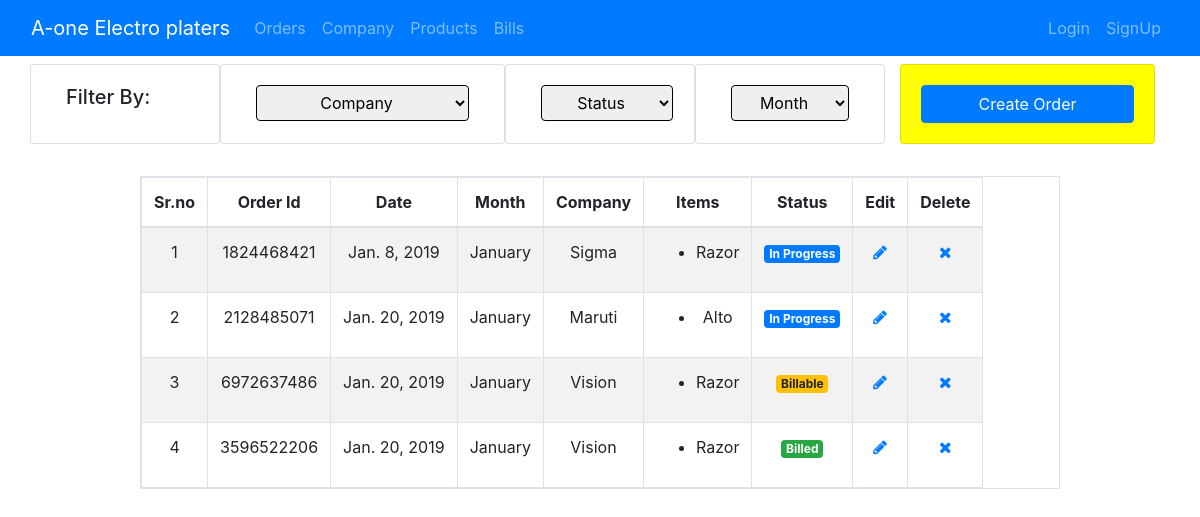
Screenshot of /orders/ with the database file from the repository.
### orders/models.py (models this page shows, shortened)
class Orders(models.Model):
    In_Progress = "In Progress"
    Billable = "Billable"
    Billed = "Billed"
    STATUS_CHOICES = (
        (In_Progress, 'In Progress'),
        (Billable, 'Billable'),
        (Billed, 'Billed')
    )
    orderId = models.CharField(max_length=256, unique=True, blank=True,
                               verbose_name="Order ID")
    orderDate = models.DateField(default=datetime.date.today(), verbose_name="Date")
    orderMonth = models.DateField(default=datetime.date.today(), verbose_name="Month")
    compName = models.ForeignKey(Company, on_delete=models.CASCADE, null=True, verbose_name="Company Name")
    itemName = models.ForeignKey(Products, on_delete=models.CASCADE, null=True, verbose_name="Items")
    itemQuantity = models.PositiveIntegerField(verbose_name="Quantity", default=1)
    orderStatus = models.CharField(max_length=50, choices=STATUS_CHOICES,
                                   default="In Progress", verbose_name="Status")

### company/models.py (models this page shows)
class Company(models.Model):
    compID = models.AutoField(primary_key=True, editable=False, unique=True)
    compName = models.CharField(max_length=256, verbose_name="Company Name")
    CompAddress = models.TextField(verbose_name="Address")
    compContact = models.CharField(max_length=20, verbose_name="Contact")
    compEmail = models.EmailField(blank=True, verbose_name="Email Id")
    compLocation = models.CharField(max_length=150, blank=True, verbose_name="Location")
    def __str__(self):
        return self.compName

### products/models.py (models this page shows)
class Products(models.Model):
    KG = "Kg"
    Pcs = "Pcs"
    Bags = "Bags"
    Box = "Box"
    PER_CHOICES = (
        (KG, 'Kg'),
        (Pcs, 'Pcs'),
        (Bags, 'Bags'),
        (Box, 'Box')
    )
    prodID = models.AutoField(primary_key=True, editable=False, unique=True)
    prodName = models.CharField(max_length=256, verbose_name="Product Name")
    compName = models.ForeignKey(Company, on_delete=models.CASCADE, verbose_name="Company Name")
    prodCode = models.CharField(max_length=150, verbose_name="Product Code")
    rate = models.FloatField(verbose_name="Rate")
    per = models.CharField(max_length=15, choices=PER_CHOICES, verbose_name="Per")
    prodPhoto = models.ImageField(upload_to='prodImage', blank=True)
    def __str__(self):
        return self.prodName

### orders/views.py (the view)
# urls.py: path('', views.ListOrders.as_view(), name="listOrders"),
class ListOrders(generic.ListView):
    model = Orders
    context_object_name = "ordersList"
    def get_context_data(self, **kwargs):
        context = super().get_context_data(**kwargs)
        comp_id = Orders.objects.values_list('compName', flat=True).distinct()
        comp_name_id = []
        for ore in comp_id:
            name_list = Company.objects.get(pk=ore)
            comp_name_id.append(name_list)
        context['comp_name_list'] = set(comp_name_id)
        return context

### orders/templates/orders/orders_list.html (shortened to what this page needs)
{% extends "base.html" %}
{% block content %}
<div class="row">
	<div class="col-md-2 card">
			<h5 class="card-body">Filter By:</h5>
		</div>
		<div class="col-md-3 card">
			<div class="card-body">
				<select id="compFilter" class = "btn btn-Light btn-block" data-tableId="mytab">
				<option value="All">Company</option>
				</select>
			</div>
		</div>
		<div class="col-md-2 card">
			<div class="dropdown card-body">
				<select id="statFilter" class="btn btn-Light btn-Light" data-tableId="mytab">
					<option value="All">Status</option>
				</select>
			</div>
		</div>
		<div class="col-md-2 card">
			<div class="card-body">
			<select id="monFilter" class="btn btn-Light btn-block" data-tableId="mytab">
				<option value="All">Month</option>
			</select>
			</div>
		</div>
		<div class="col-md-3">
			<div class="card" style="background-color: yellow;">
				<div class="card-body">
					<a href="{% url 'orders:createOrders' %}" class="btn btn-primary btn-block" role="button">Create Order</a>
				</div>
			</div>
		</div>
	</div>
	<div class="row" style="margin-top: 2em">
		<div class="col-md-1">
		</div>
		<div class="col-md-10">
			<table class="table table-striped table-bordered table-responsive " style="text-align: center">
				<thead>
                    <th>Sr.no</th>
					<th>Order Id</th>
					<th>Date</th>
					<th>Month</th>
					<th>Company</th>
					<th>Items</th>
					<th>Status</th>
					<th>Edit</th>
					<th>Delete</th>
                </thead>
				<tbody>
                    {% for order in ordersList %}
					<tr>
					<td>{{ forloop.counter }}</td>
					<td>{{ order.orderId }}</td>
					<td>{{ order.orderDate }}</td>
					<td>{{ order.orderMonth|date:'F' }}</td>
					<td value="{{ order.compName}}">{{ order.compName }}</td>
					<td>
				        <ul>
							<li>{{ order.itemName }}</li>
                        </ul>
                    </td>
					<td value="{{ order.ordersStatus }}">
                        {% if "In Progress" in order.orderStatus %}
                            <span class="badge badge-primary">{{ order.orderStatus }}</span>
                        {% elif "Billable" in order.orderStatus %}
                            <span class="badge badge-warning">{{ order.orderStatus }}</span>
                        {% else %}
                            <span class="badge badge-success">{{ order.orderStatus }}</span>
                        {% endif %}
                    </td>
					<td>
						<a href="{% url 'orders:updateOrders' pk=order.pk %}">
						<span class="fa fa-pencil"></span>
						</a>
					</td>
					<td>
						<a href="{% url 'orders:deleteOrders' pk=order.pk %}">
					     	<span class="fa fa-remove"></span>
						</a>
					</td>
				</tr>
                {% endfor %}
			</tbody>
			</table>
		</div>
	</div>
{% endblock %}

### static/css/master.css (style rules this page uses)
#compFilter, #monFilter, #statFilter { border: 0.5px solid; }

### rows the page displays
Orders: orderId "1824468421", orderDate "Jan. 8, 2019", orderMonth "January", compName "Sigma", itemName "Razor", orderStatus "In Progress"
Orders: orderId "2128485071", orderDate "Jan. 20, 2019", orderMonth "January", compName "Maruti", itemName "Alto", orderStatus "In Progress"
Orders: orderId "6972637486", orderDate "Jan. 20, 2019", orderMonth "January", compName "Vision", itemName "Razor", orderStatus "Billable"
Orders: orderId "3596522206", orderDate "Jan. 20, 2019", orderMonth "January", compName "Vision", itemName "Razor", orderStatus "Billed"
